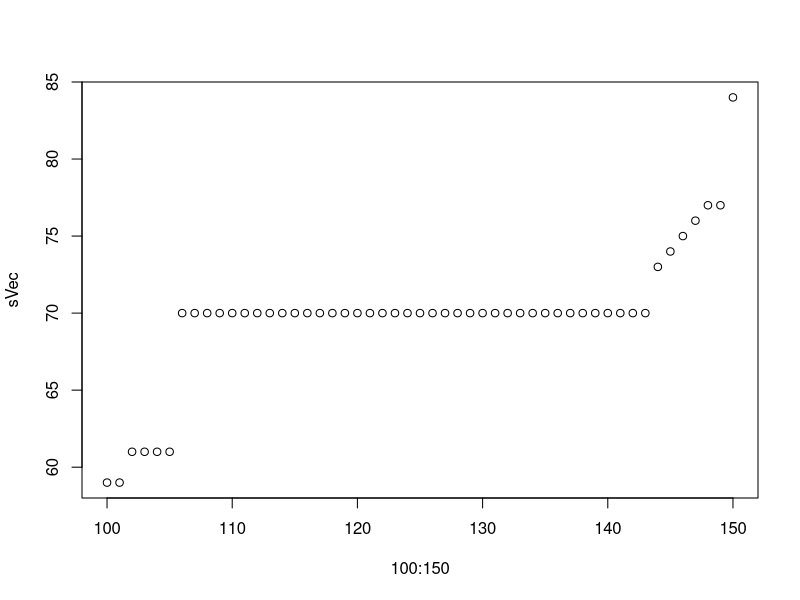

Write R code to recreate this figure.
library("lpSolve")

# X arranged as [y1.. y5, x1...x5]
obj = c(-25,-35,-28,-20,-40,10,18,11,9,10)

# 14 constraints and 10 Varianbles in A
A=matrix(0,14,10)

#Cost constraint
A[1,1:10]=c(25,35,28,20,40,5,7,6,4,8)

#y1+y5<=1
A[2,1]=1;A[2,5]=1

#y1-y2-y3<=0
A[3,1]=1;A[3,2]=-1;A[3,3]=-1;

#-y3-y4-y5<=-2
A[4,3]=-1;A[4,4]=-1;A[4,5]=-1;

#yi - xi <=0
for(i in 5:9){
  A[i,i-4]=1; A[i,i+1]=-1;
}

#xi - yi*Max_i <=0
A[10,6]=1;A[10,1]=-5;
A[11,7]=1;A[11,2]=-4;
A[12,8]=1;A[12,3]=-5;
A[13,9]=1;A[13,4]=-7;
A[14,10]=1;A[14,5]=-3;

dir = c(rep("<=",14))
b = c(125,1,0,-2,rep(0,10))


S0 = lp("max",obj,A,dir,b,binary.vec=1:5,int.vec=6:10)



# Can you change the budget between 100 and 150 to see how it impacts your NPV?
sVec=rep(0,51)

for(budget in 100:150){
  b = c(budget,1,0,-2,rep(0,10))
  S = lp("max",obj,A,dir,b,binary.vec=1:5,int.vec=6:10)
  sVec[budget-99]=S$objval
}

plot(100:150,sVec)
